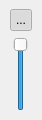
  <widget class="QDockWidget" name="volumeWidget">
   <property name="sizePolicy">
    <sizepolicy hsizetype="Fixed" vsizetype="Fixed">
     <horstretch>0</horstretch>
     <verstretch>0</verstretch>
    </sizepolicy>
   </property>
   <property name="minimumSize">
    <size>
     <width>42</width>
     <height>120</height>
    </size>
   </property>
   <property name="maximumSize">
    <size>
     <width>42</width>
     <height>120</height>
    </size>
   </property>
   <property name="features">
    <set>QDockWidget::NoDockWidgetFeatures</set>
   </property>
   <property name="allowedAreas">
    <set>Qt::BottomDockWidgetArea</set>
   </property>
   <property name="windowTitle">
    <string>Vol&amp;ume</string>
   </property>
   <attribute name="dockWidgetArea">
    <number>8</number>
   </attribute>
   <widget class="QWidget" name="dockWidgetContents_5">
    <layout class="QVBoxLayout" name="verticalLayout_4">
     <item>
      <layout class="QHBoxLayout" name="volumeWidgetHorizLayout_1">
       <item>
        <widget class="QToolButton" name="toolButtonAudioToggle">
         <property name="enabled">
          <bool>true</bool>
         </property>
         <property name="sizePolicy">
          <sizepolicy hsizetype="Fixed" vsizetype="Fixed">
           <horstretch>0</horstretch>
           <verstretch>0</verstretch>
          </sizepolicy>
         </property>
         <property name="minimumSize">
          <size>
           <width>22</width>
           <height>22</height>
          </size>
         </property>
         <property name="maximumSize">
          <size>
           <width>22</width>
           <height>22</height>
          </size>
         </property>
         <property name="text">
          <string>...</string>
         </property>
         <property name="icon">
          <iconset resource="avidemux.qrc">
           <normaloff>:/new/prefix1/pics/volume_off.png</normaloff>
           <normalon>:/new/prefix1/pics/volume.png</normalon>:/new/prefix1/pics/volume_off.png</iconset>
         </property>
         <property name="checkable">
          <bool>true</bool>
         </property>
         <property name="checked">
          <bool>true</bool>
         </property>
        </widget>
       </item>
      </layout>
     </item>
     <item>
      <layout class="QHBoxLayout" name="volumeWidgetHorizLayout_2">
       <item>
        <widget class="QSlider" name="horizontalSlider_2">
         <property name="sizePolicy">
          <sizepolicy hsizetype="Fixed" vsizetype="Minimum">
           <horstretch>0</horstretch>
           <verstretch>0</verstretch>
          </sizepolicy>
         </property>
         <property name="minimumSize">
          <size>
           <width>22</width>
           <height>50</height>
          </size>
         </property>
         <property name="maximumSize">
          <size>
           <width>22</width>
           <height>16777215</height>
          </size>
         </property>
         <property name="maximum">
          <number>100</number>
         </property>
         <property name="value">
          <number>100</number>
         </property>
         <property name="orientation">
          <enum>Qt::Vertical</enum>
         </property>
        </widget>
       </item>
      </layout>
     </item>
    </layout>
   </widget>
  </widget>
